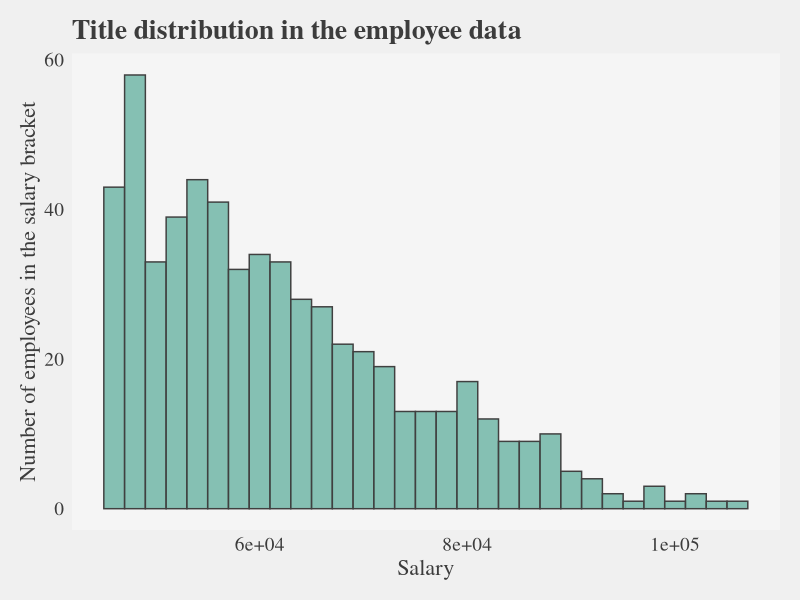

Recreate this plot in R.
library(tidyverse)
library(ggthemes)
# Using the employees data,  plot the salary frequencies. Limit the salaries 
# under consideration to only those above 45,000 per year.

employees <- read.csv("employee-data.csv",skip = 23)

employees_over_45000 <- employees %>%
  filter(salary > 45000)

# Choose an appropriate binwidth, and appearance.

# Title the x axis as "Salary", and the y axis as "Number of employees in the salary bracket".

# Title the plot as "Title distribution in the employee data".

# Install the ggthemes package and chose a theme from there. Look at the descriptions 
# of each and choose one that has modifiable size and font family. 
# Increase the size and set the font family to serif. 

ggplot(employees_over_45000, aes(x = salary)) +
  geom_histogram(binwidth = 2000, fill = "#69b3a2", color = "#404040", alpha = 0.8) +
  labs(title = "Title distribution in the employee data",
       x = "Salary", 
       y = "Number of employees in the salary bracket") +
  theme_fivethirtyeight() +
  theme(plot.title = element_text(size = 20, face = "bold", family = "serif"),
        axis.title = element_text(size = 16, family = "serif"),
        axis.text = element_text(size = 14, family = "serif"),
        panel.grid.major = element_blank(),
        panel.grid.minor = element_blank(),
        panel.background = element_rect(fill = "#f5f5f5"),
        panel.border = element_blank())